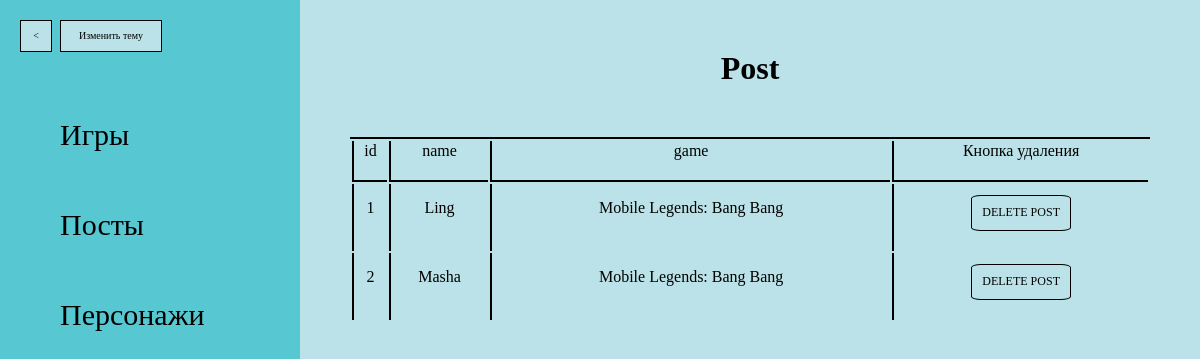
Screenshot of /admin/listpost.php with the database file from the repository.
### tables this page shows
CREATE TABLE `post` (
  `post_id` int(11) NOT NULL,
  `post_name` varchar(128) NOT NULL,
  `game_name` varchar(128) NOT NULL,
  `post_image` varchar(256) NOT NULL,
  `post_text` mediumtext NOT NULL
);

### admin/listpost.php (the view, shortened to what this page needs)
<?php
require_once 'login.php';
require_once 'header-admin.php';
?>
<?php
$conn = new mysqli($hn, $un, $pw, $db);
echo <<<_END
<div class="os">
    <div class="header"><h1>Post</h1></div>
    <div class="post-list">
    <table>
        <tr>
            <td class="rowws">id</td>
            <td class="rowws">name</td>
            <td class="rowws">game</td>
            <td class="rowws">Кнопка удаления</td>
        </tr>
_END;
$query  = "SELECT * FROM post";
$result = $conn->query($query);
$rows = $result->num_rows;
for ($j = 0 ; $j < $rows ; ++$j)
{
    $result->data_seek($j);
    $row = $result->fetch_array(MYSQLI_NUM);
    echo <<<_END
        <tr class="string">
            <td class="rowws">$row[0]</td>
            <td class="rowws"><a href="#" class="post-edit">$row[1]</a></td>
            <td class="rowws">$row[2]</td>
            <td class="rowws"><form action="listpost.php" method="post">
              <input type="hidden" name="delete" value="yes">
              <input type="hidden" name="post_id" value="$row[0]">
              <input type="submit" value="DELETE POST" class="delete-post"></form></td>
        </tr>
_END;
}
echo <<<_END
    </table>
    </div>
</div>
</body>
</html>
_END;
?>

### admin/css/style-admin.css (style rules this page uses)
:root { --main-bg-color: #bbe2e8; --spare-bg-color: #57c8d1; --text-color: #000; --text-color-hover: #5e58d1; --button-color-hover: #8bd6d5; }
html,body { height:100%; background-color: var(--main-bg-color); }
.os { margin-left: 300px; height: 100%; width: calc(100% - 300px); text-align: center; box-sizing: border-box; padding: 50px; }
h1 { margin-bottom: 50px; margin-top: 0; color: var(--text-color); }
.hero-list, .post-list { border-top: 2px solid black; }
table { width: 100%; }
.string { width: 100%; }
tr:first-child td { border-bottom: 2px solid black; }
.rowws { border-left: 2px solid black; padding-bottom: 20px; color: var(--text-color); }
.hero-edit, .post-edit { text-decoration: none; color: var(--text-color); transition: color 0.5s ease; }
.delete-hero, .delete-post { margin-top: 10px; border-radius: 10%; border: 1px solid black; transform: scale(1); background-color: var(--main-bg-color); transition: transform 1s ease, background-color 1s ease; color: var(--text-color); padding: 10px 10px; font-size: 12px; cursor: pointer; user-select: none; }

### rows the page displays
post: post_id "1", post_name "Ling", game_name "Mobile Legends: Bang Bang"
post: post_id "2", post_name "Masha", game_name "Mobile Legends: Bang Bang"
